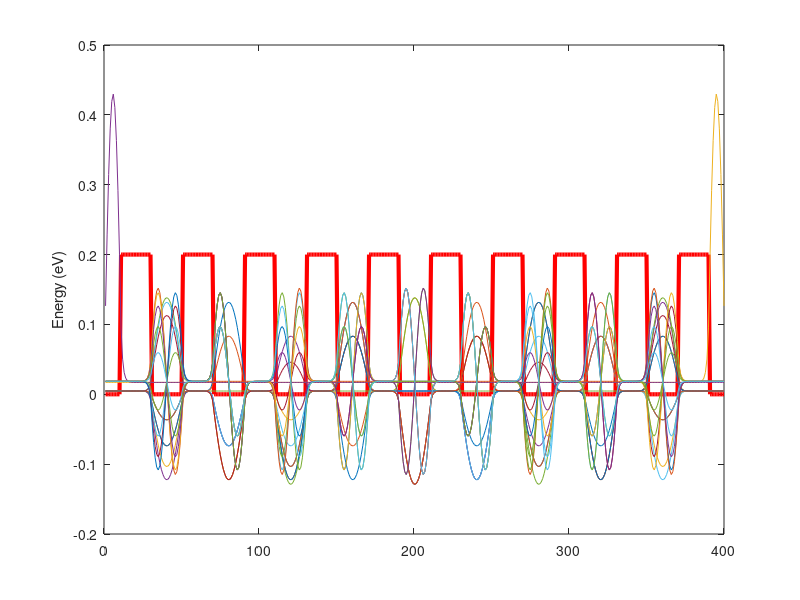
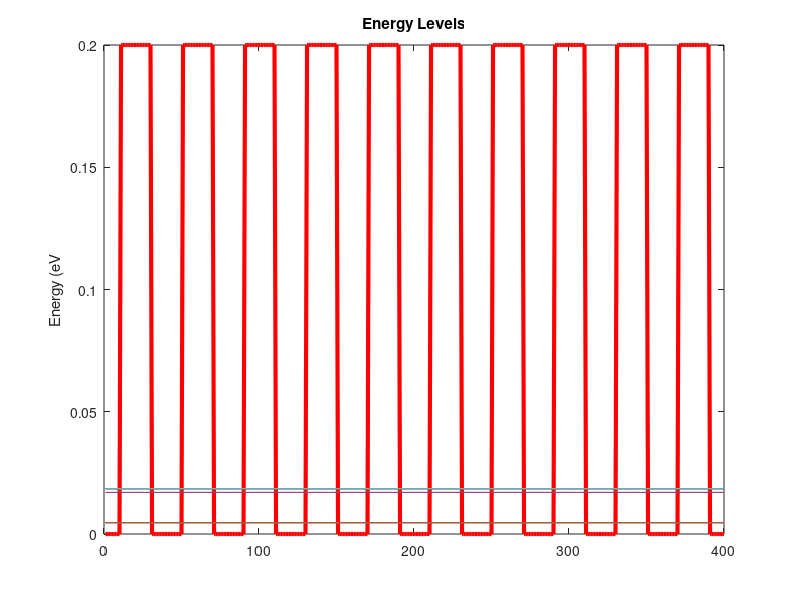

Recreate these plots in MATLAB, in order.
function qmSolver(x, V, m, num)

% x is the distance vector
% V is V(x) the voltage potential (eV) with respect to x.
% m is mass.
% num is number of eigenvalues to evaluate
%%%% By Eric Perez 

%%%%%%%%%%  Constants   %%%%%%%%%%%%
hbar = 6.58211951440e-16;
% e = 1.60217662e-19;
me = 9.10938356e-31;
%%%%%%%%%%%%%%%%%%%%%%%%%%%%%%%%%%%%%%%
if ~nargin
    V = [zeros(10,1) ; 0.2 * ones(20,1); zeros(10,1); ...
        zeros(10,1) ; 0.2 * ones(20,1); zeros(10,1); ...
        zeros(10,1) ; 0.2 * ones(20,1); zeros(10,1); ...
        zeros(10,1) ; 0.2 * ones(20,1); zeros(10,1); ...
        zeros(10,1) ; 0.2 * ones(20,1); zeros(10,1); ...
        zeros(10,1) ; 0.2 * ones(20,1); zeros(10,1); ...
        zeros(10,1) ; 0.2 * ones(20,1); zeros(10,1); ...
        zeros(10,1) ; 0.2 * ones(20,1); zeros(10,1); ...
        zeros(10,1) ; 0.2 * ones(20,1); zeros(10,1); ...
        zeros(10,1) ; 0.2 * ones(20,1); zeros(10,1); ...
        ];
    m = 1*me;
    x = 1:numel(V);
    num = 20;
end

%%%%% Time-Independent Schrodinger Eqn
%%% d^2(u(x)/dx^2 + (2m / hBar) * (E-V(x))*u(x) = 0
%%%%% 
%%%% Will Solve the Hamiltonian to get values of the 
%%%% energy of the system

%%%% H*U(x,t) = i*hbar* d/dt(U(x,t))
%%%% Hamiltonian is equal to:
%%%% -hbar^2/2m * dx^2 + V(x)

% Get stepSize (assume evenly spaced)

a = x(2) - x(1);
t = (hbar)^2 /(2*m*a^2);

H = zeros(numel(V),numel(V));

for i = 1:numel(V)
    H(i,i) = V(i) + 2*t;
    if i < numel(V)
        H(i,i+1) = -t;
    end
    if i > 1
        H(i,i-1) = -t;
    end
end


[vectors,values] = eig(H);
figure(1)
plot(x,V,'r','LineWidth',3); 
hold on;


% plot eign vectors
for i = 1:num
    u = values(i,i)+vectors(:,i);
%     u = normU(u);
    plot(x,u)
    
    
end
ylabel('Energy (eV)');

hold off;

figure(2)
plot(x,V,'r','LineWidth',3); 
hold on;
for i = 1:num;
    plot(x,ones(1,numel(x))*values(i,i));
    
end
ylabel('Energy (eV')
title('Energy Levels')
hold off;
end

function u = normU(u)
magArray = u.*conj(u);
mag = sum(magArray);

u = u./ (mag^0.5);
end

